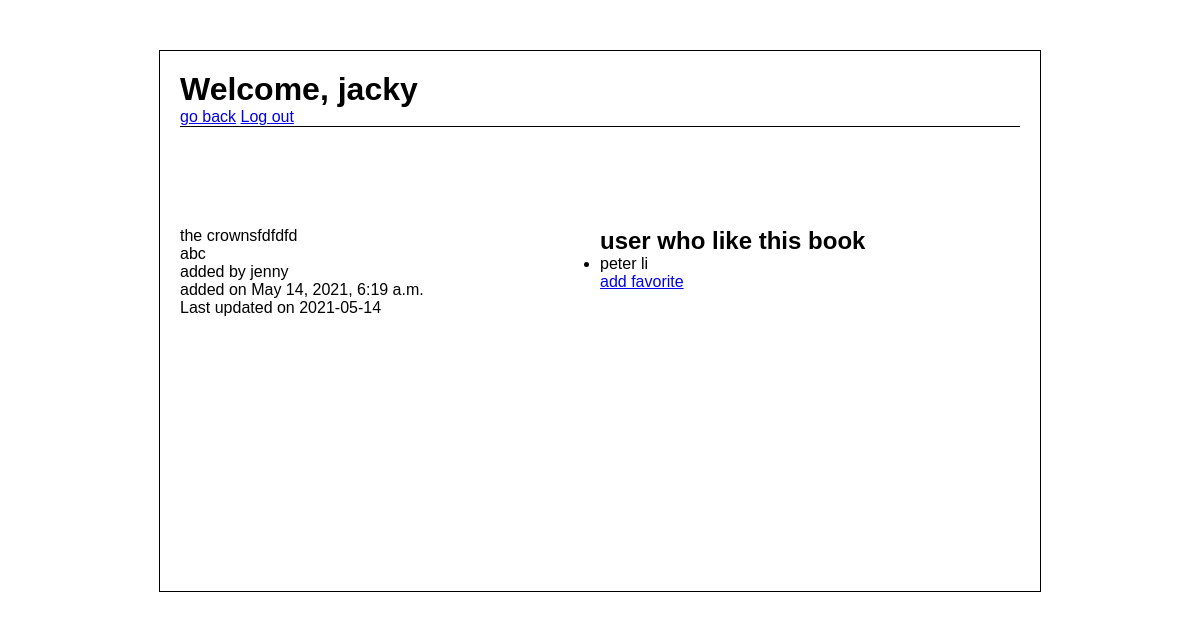
/books/20 (signed in), run on the app's committed database.
### favorite_app/models.py (models this page shows)
class User(models.Model):
    first_name = models.CharField(max_length=45)
    last_name = models.CharField(max_length=45)
    email = models.CharField(max_length=45)
    password = models.CharField(max_length=255)
    created_at = models.DateTimeField(auto_now_add=True)
    updated_at = models.DateTimeField(auto_now=True)
    objects = UserManager()

class Book(models.Model):
    title = models.CharField(max_length=255)
    desc = models.TextField()
    uploaded_by = models.ForeignKey(User, related_name="books_loaded", on_delete=CASCADE)
    users_who_like = models.ManyToManyField(User, related_name="liked_books")
    created_at = models.DateTimeField(auto_now_add=True)
    updated_at = models.DateTimeField(auto_now=True)
    objects = BookManager()

### favorite_app/views.py (the view)
# urls.py: path('books/<int:book_id>', views.display_book),
def display_book(request, book_id):
        this_book = Book.objects.get(id=book_id)
        this_user = User.objects.get(id=request.session['user_id'])
        context = {
            'this_book':this_book,
            'this_user':this_user,
        }
        return render(request, "display_book.html", context)

### favorite_app/templates/display_book.html (shortened to what this page needs)
<!DOCTYPE html>
<html lang="en">
<head>
    {% load static %}
    <link rel="stylesheet" href="{% static 'style.css' %}">
</head>
<body>
    <div class="container-display">
        <div class="display-header">
            <h1>Welcome, {{request.session.logged_user}}</h1>
            <a href="/books">go back</a>
            <a id="logout" href="/logout">Log out</a>
        </div>
        <div class="error-report">
        </div>
        <div class="main-displaybook">
            <div class="display-left">
                {% if request.session.user_id == this_book.uploaded_by.id %}
                <form action="/books/{{this_book.id}}/update" method='POST'>
                    {% csrf_token %}
                    <div class="input1 ">
                        <label for="title" name="title"></label>
                        <input class="edit-book" type="text" name="title" value="{{this_book.title}}">
                    </div>
                    <div class="inpout1">
                        <label for="desc" name="description">Description</label>
                        <input class="edit-book" type="text" name="desc" value="{{this_book.desc}}">
                    </div>
                    <div class="btn-input input2">
                        <input type="submit" value="Update">
                    </div>
                    <div>
                        <a href="/books/{{this_book.id}}/delete">delete</a>
                        <!-- <form action="/books/{{this_book.id}}/delete" method='POST'>
                        {% csrf_token %}
                        <input type="hidden" name="book_id" value="{{this_book.id}}">
                        <input type="submit" value="delete"> -->
                    </div>
                </form>
                <p>{{this_book.title}}</p>
                <p>{{this_book.desc}}</p>
                {% else %}
                <p>{{this_book.title}}</p>
                <p>{{this_book.desc}}</p>
                {% endif %}
                <p>added by {{this_book.uploaded_by.first_name}}</p>
                <p>added on {{this_book.created_at}}</p>
                <p>Last updated on {{this_book.updated_at|date:'Y-m-d'}}</p>
            </div>
            <div class="display-right">
                <h2>user who like this book</h2>
                {% for user in this_book.users_who_like.all %}
                <ul>
                    {% if user.id == request.session.user_id %}
                    <li>{{user.first_name}} {{user.last_name}} <a href="/books/{{this_book.id}}/unfavor">Un-favorite</a>
                    </li>
                    {% else %}
                    <li>{{user.first_name}} {{user.last_name}}</li>
                    {% endif %}
                </ul>
                {% endfor %}
                {% if this_user not in this_book.users_who_like.all %}
                <p><a href="/books/{{this_book.id}}/add_favorite">add favorite</a></p>
                {% endif %}
            </div>
        </div>
    </div>
</body>
</html>

### favorite_app/static/style.css (style rules this page uses)
* { margin:0; padding:0; font-family: 'Montserrat', sans-serif; }
.error-report { display:block; padding:10px 20px; height:50px; margin-bottom: 30px; }
#logout { text-align: right; }
.container-display { margin:50px auto; border: 1px solid black; width: 70%; height:500px; padding:20px; }
.main-displaybook { display:flex; }
.display-left { flex:1; }
.display-right { flex:1; }
.display-header { border-bottom: 1px solid black; }

### data on the page
User: session.logged_user "jacky"
Book: title "the crownsfdfdfd", desc "abc", uploaded_by.first_name "jenny", created_at "May 14, 2021, 6:19 a.m.", updated_at "2021-05-14"
User: first_name "peter", last_name "li"
